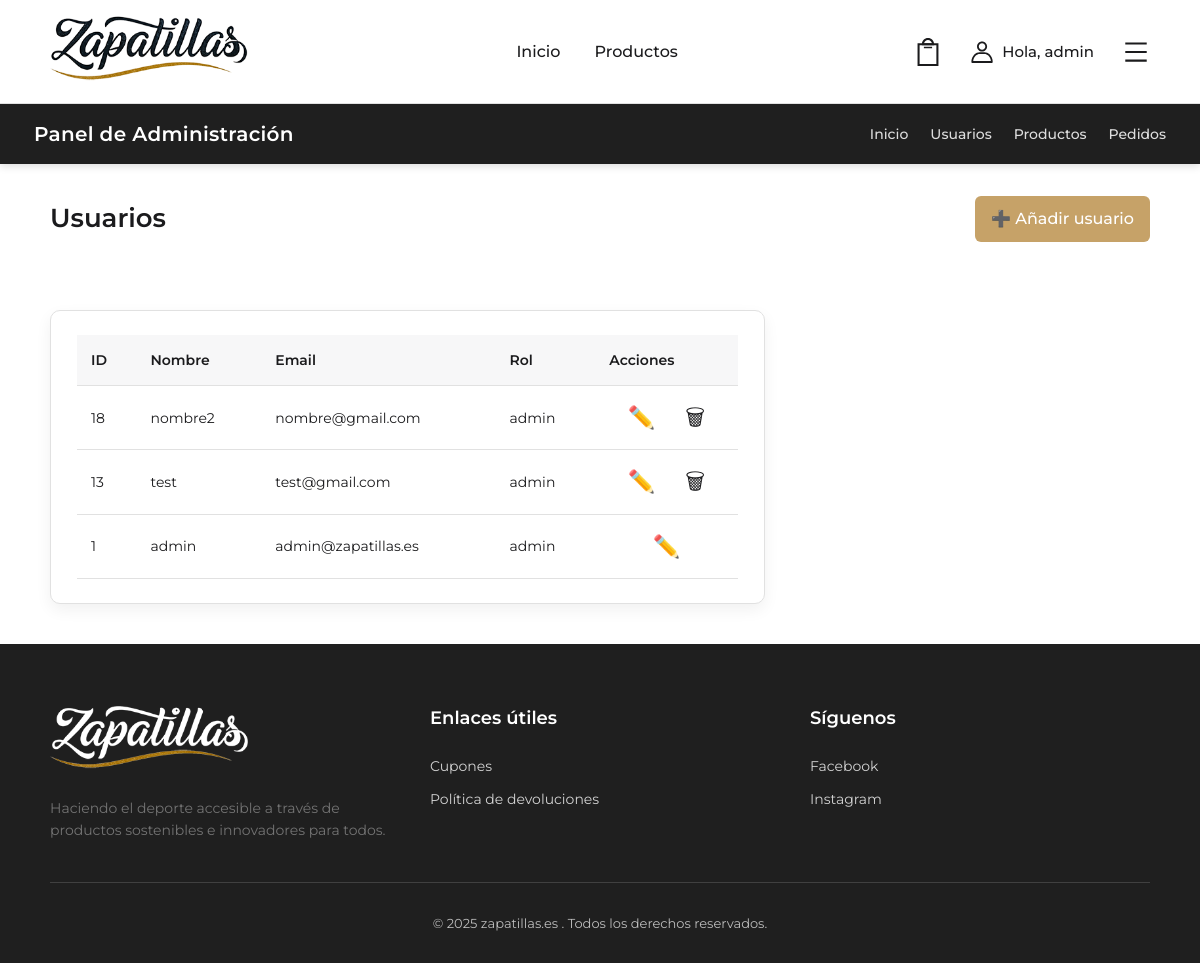
The page /admin/users.php (signed in) on the database its author committed.
### tables this page shows
CREATE TABLE `users` (
  `id` int(10) UNSIGNED NOT NULL,
  `username` varchar(50) NOT NULL,
  `email` varchar(100) NOT NULL,
  `password` varchar(255) NOT NULL,
  `role` enum('admin','client') DEFAULT 'client',
  `created_at` timestamp NULL DEFAULT current_timestamp(),
  `updated_at` timestamp NULL DEFAULT current_timestamp() ON UPDATE current_timestamp()
);

### admin/users.php (the view, shortened to what this page needs)
<?php
require_once realpath(__DIR__ . '/../includes/config.php');
include $base_path . 'includes/header.php';
$stmt = $pdo->query("SELECT id, username, email, role, created_at FROM users ORDER BY created_at DESC");
$users = $stmt->fetchAll();
?>
<section class="admin-page">
    <div class="container admin-grid">
        <div class="admin-topbar">
            <h2>Usuarios</h2>
            <button class="btn btn-primary" data-target="addUserCard">➕ Añadir usuario</button>
        </div>
        <div class="admin-list">
            <div class="admin-card">
                <div class="admin-card-inner">
                    <table class="admin-table">
                        <thead>
                            <tr>
                                <th>ID</th>
                                <th>Nombre</th>
                                <th>Email</th>
                                <th>Rol</th>
                                <th>Acciones</th>
                            </tr>
                        </thead>
                        <tbody>
                            <?php foreach ($users as $u): ?>
                            <tr>
                                <td><?= $u['id'] ?></td>
                                <td><?= htmlspecialchars($u['username']) ?></td>
                                <td><?= htmlspecialchars($u['email']) ?></td>
                                <td><?= htmlspecialchars($u['role']) ?></td>
                                <td>
                                    <div class="admin-actions">
                                        <a href="?edit=<?= $u['id'] ?>" class="icon edit" data-target="editUserCard" title="Editar">✏️</a>
                                        <?php if ($u['id'] != 1): ?>
                                            <a href="?delete=<?= $u['id'] ?>" class="icon delete" onclick="return confirm('¿Eliminar usuario?')">🗑</a>
                                        <?php endif; ?>
                                    </div>
                                </td>
                            </tr>
                            <?php endforeach; ?>
                        </tbody>
                    </table>
                </div>
            </div>
        </div>
    </div>
</section>
<?php include $base_path . 'includes/footer.php'; ?>

### assets/style.css (style rules this page uses)
:root { --color-primary: #1F1F1F; --color-accent: #C6A268; --color-accent-hover: #B08B50; --color-text-main: #1B1B1D; --color-text-light: #ffffff; --color-text-muted: #737373; --color-bg-main: #ffffff; --color-bg-alt: #F7F7F8; --color-bg-soft: #F0F0F2; --color-border: #e1e1e1; --color-border-hover: #777; --radius: 10px; --radius-sm: 6px; --shadow: 0 6px 16px rgba(0,0,0,0.06); }
* { margin: 0; padding: 0; box-sizing: border-box; }
button { border: none; background: none; cursor: pointer; font-family: 'Montserrat', sans-serif; }
body { font-family: 'Montserrat', sans-serif; background: var(--color-bg-main); color: var(--color-text-main); line-height: 1.6; }
a { text-decoration: none; color: var(--color-text-main); transition: color 0.3s ease; }
.container { max-width: 1140px; margin: 0 auto; padding: 0 20px; }
.btn { display: inline-flex; align-items: center; gap: 6px; padding: 10px 16px; border-radius: var(--radius-sm); font-weight: 500; cursor: pointer; transition: 0.2s; text-decoration: none; justify-content: center; font-size: 1rem; line-height: inherit; }
.btn-primary { background: var(--color-accent); color: var(--color-text-light); border: none; }
table { width: 100%; border-collapse: collapse; font-size: 14px; }
th { background: var(--color-bg-alt); padding: 14px; font-weight: 600; border-bottom: 1px solid var(--color-border); text-align: left; }
td { padding: 14px; border-bottom: 1px solid var(--color-border); }
body { min-height: 100vh; display: flex; flex-direction: column; }

### assets/admin.css (style rules this page uses)
.admin-actions { display: flex; align-items: self-start; gap: 30px; font-size: 22px; justify-content: center; }
.admin-page { margin-bottom: 40px; }
.admin-grid { display: grid; grid-template-columns: 2fr 1fr; gap: 28px; align-items: flex-start; }
.admin-topbar { grid-column: 1 / -1; display: flex; justify-content: space-between; align-items: center; margin-bottom: 40px; }
.admin-topbar h2 { font-size: 26px; font-weight: 600; margin: 0; }
.admin-list { grid-column: 1 / 2; }
.admin-card { background: var(--color-bg-main); border: 1px solid var(--color-border); border-radius: var(--radius); box-shadow: var(--shadow); }
.admin-card-inner { padding: 24px 26px; }

### rows shown on the page
users: id "18", username "nombre2", email "nombre@gmail.com", role "admin"
users: id "13", username "test", email "test@gmail.com", role "admin"
users: id "1", username "admin", email "admin@zapatillas.es", role "admin"

### other values the page prints
$_SESSION['username'] "admin"
